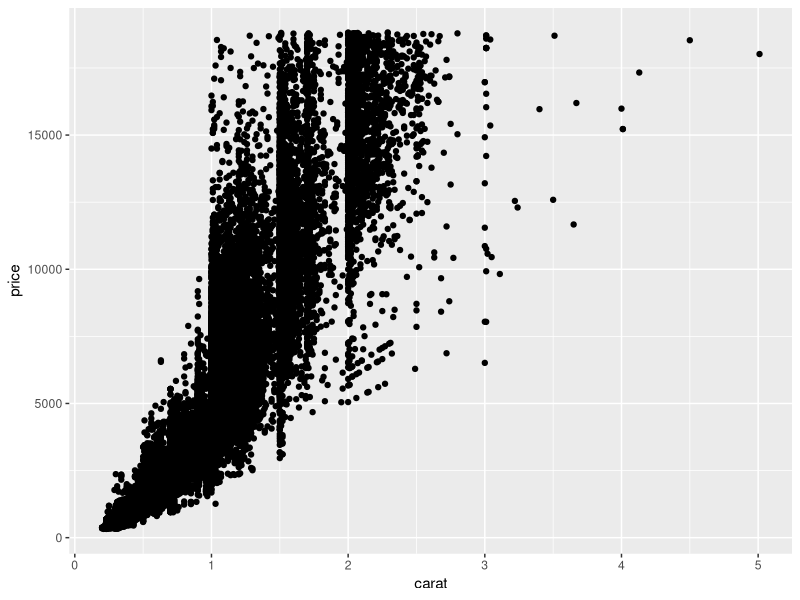
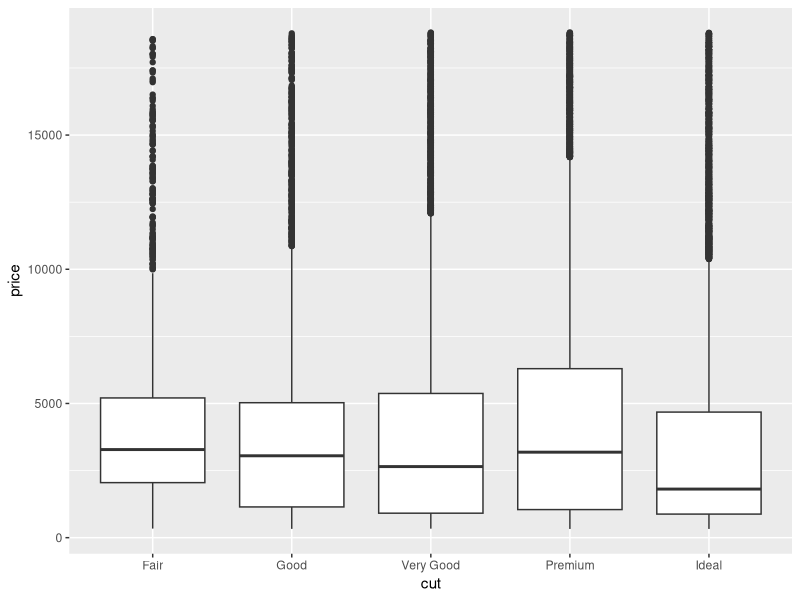
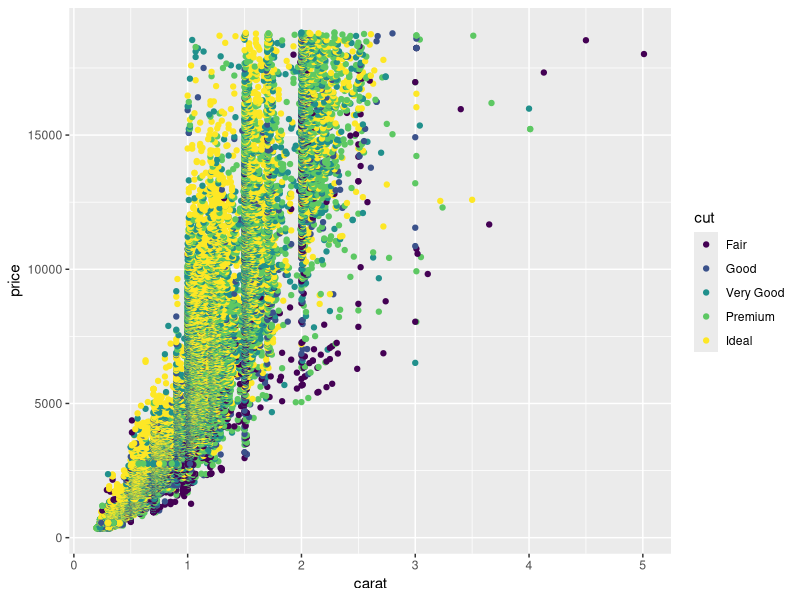
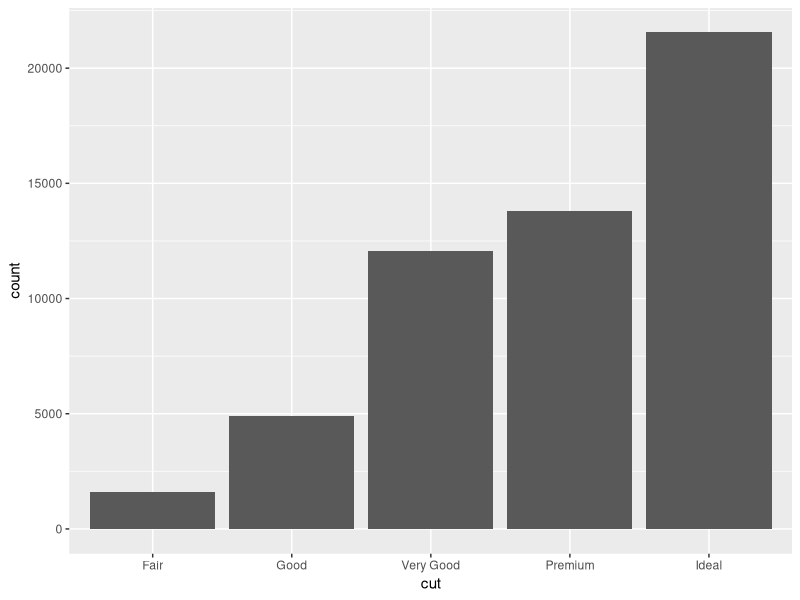
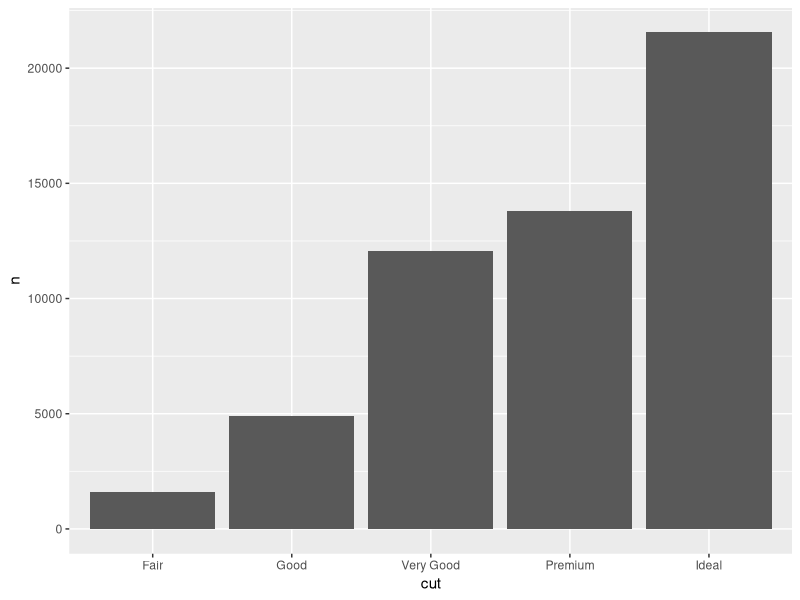
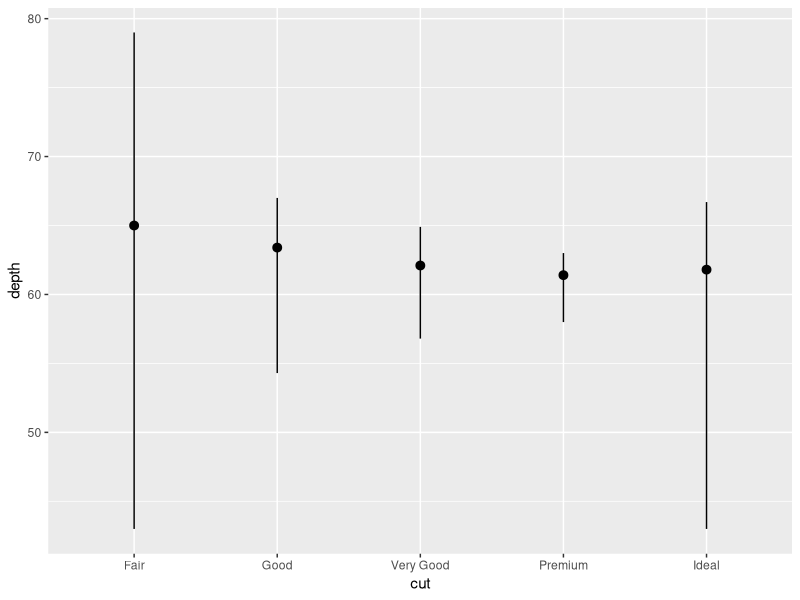

The R script that drew these images, in order:
## ---- chunk 1
library(ggplot2)
## ---- chunk 2
data(diamonds)
## ---- chunk 3
?diamonds
## ---- chunk 4
ggplot(data = diamonds) + 
  geom_point(mapping = aes(x = carat, y = price))
## ---- chunk 5
ggplot(data = diamonds) + 
  geom_boxplot(mapping = aes(x = cut, y = price))
## ---- chunk 6
ggplot(data = diamonds) + 
  geom_point(mapping = aes(x = carat, y = price, color=cut))
## ---- chunk 7
ggplot(data = diamonds) + 
  geom_bar(mapping = aes(x = cut))
## ---- chunk 8
?geom_bar
## ---- chunk 9
library(dplyr)
conteo <- diamonds %>% group_by(cut) %>% count()
## ---- chunk 10
ggplot(data = conteo) +
  geom_bar(mapping = aes(x = cut, y = n), stat = "identity")
## ---- chunk 11
ggplot(data = diamonds) +
  stat_summary(mapping = aes(x = cut, y = depth),
               fun.ymin = min,
               fun.ymax = max,
               fun.y = median)
